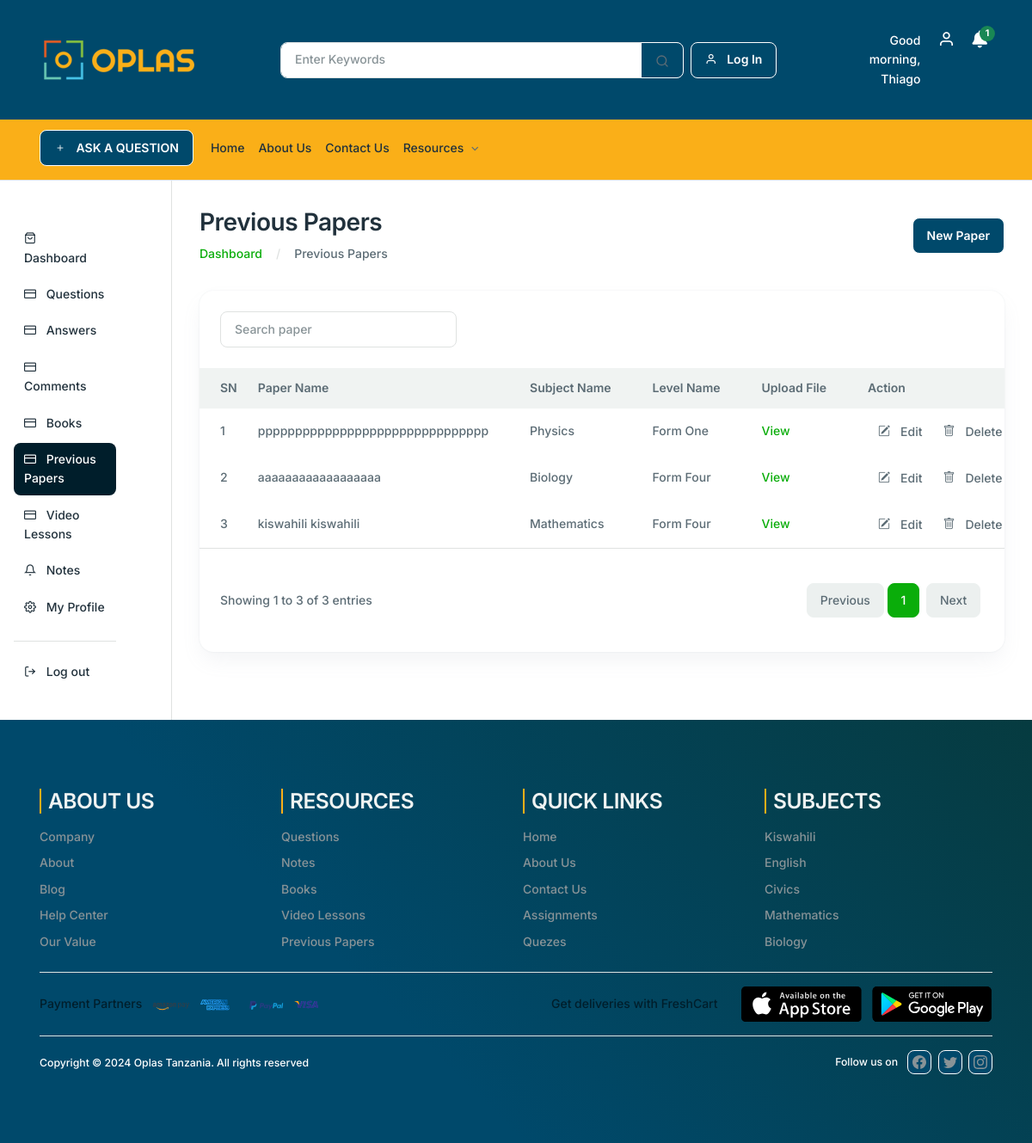
The page /backend-papers (signed in) on the database its author committed.
### base/models.py (models this page shows, shortened)
class Papers(models.Model):
    PaperName = models.CharField(max_length=100, verbose_name='Paper Name')
    SubjectName = models.ForeignKey(Subjects, on_delete=models.CASCADE, verbose_name='Subject Name')
    LevelName = models.ForeignKey(SchoolLevels, on_delete=models.CASCADE, verbose_name='Level Name')
    UploadFile = models.ImageField(upload_to="papers", max_length=500, null=True, verbose_name='Upload File')
    CreatedDate = models.DateTimeField(auto_now_add=True, verbose_name='Create Date')
    ModifiedDate = models.DateTimeField(auto_now=True, verbose_name='Modified Date')
    display_fields = ['PaperName','SubjectName','LevelName','UploadFile','CreatedDate','ModifiedDate']
    class Meta:
        verbose_name = 'Paper'
        verbose_name_plural = 'Papers'

class Subjects(models.Model):
    SubjectName = models.CharField(max_length=100, verbose_name='Subject Name')
    CreatedDate = models.DateTimeField(auto_now_add=True, verbose_name='Create Date')
    ModifiedDate = models.DateTimeField(auto_now=True, verbose_name='Modified Date')
    display_fields = ['SubjectName', 'CreatedDate','ModifiedDate']
    def __str__(self):
        return self.SubjectName
    class Meta:
        verbose_name = 'Subject'
        verbose_name_plural = 'Subjects'

class SchoolLevels(models.Model):
    LevelName = models.CharField(max_length=100, verbose_name='Level Name')
    level_order = models.IntegerField(unique=True, verbose_name='Level Order')
    CreatedDate = models.DateTimeField(auto_now_add=True, verbose_name='Create Date')
    ModifiedDate = models.DateTimeField(auto_now=True, verbose_name='Modified Date')
    display_fields = ['LevelName','CreatedDate','ModifiedDate']
    def __str__(self):
        return self.LevelName
    class Meta:
        verbose_name = 'School Level'
        verbose_name_plural = 'School Levels'

### base/views.py (the view)
# urls.py: path("backend-papers", views.BackendPapers, name="backend_papers"),
@login_required(login_url='home')
def BackendPapers(request):
    sitename = "PREVIOUS PAPERS | OPLAS TANZANIA"
    page_name = 'BackendPapers'
    papers = Papers.objects.all()
    if hasattr(request.user, 'teacher'):
        teacher_id = request.user.teacher.id
        subjects = Subjects.objects.filter(
            id__in=AssignToClasses.objects.filter(Teacher_id=teacher_id).values_list('Subject_id', flat=True)
        )
        levels = SchoolLevels.objects.filter(
            id__in=AssignToClasses.objects.filter(Teacher_id=teacher_id).values_list('School__SchoolLevel_id', flat=True)
        )
    else:
        subjects = Subjects.objects.all()
        levels = SchoolLevels.objects.all()
    query = request.GET.get('q', '')
    if query:
        papers = Papers.objects.filter(
            Q(PaperName__icontains=query) |
            Q(SubjectName__SubjectName__icontains=query) |
            Q(LevelName__LevelName__icontains=query)
        )
    else:
        papers = Papers.objects.all()
    paginator = Paginator(papers, 10)
    page_number = request.GET.get('page')
    try:
        papers = paginator.page(page_number)
    except PageNotAnInteger:
        papers = paginator.page(1)
    except EmptyPage:
        papers = paginator.page(paginator.num_pages)
    context = {
        'sitename': sitename,
        'page_name': page_name,
        'papers': papers,
        'subjects': subjects,
        'levels': levels,
    }
    return render(request, 'base/backend-papers.html', context)

### base/context_processors.py (called while the page is built)
def subject_context(request):
    subjects_context = Subjects.objects.all()
    return {'subjects_context': subjects_context}

def notifications_context(request):
    notifications = None
    if request.user.is_authenticated:
        try:
            notifications = request.user.notifications.all()
            unread_notifications = notifications.filter(is_read=False)
            if unread_notifications.exists():
                unread_notifications.update(is_read=True)
        except Notification.DoesNotExist:
            notifications = None
    return {'notifications': notifications}

def SubjectImage(request):
    subject_image = WebImages.objects.filter(ImageTitle='Subject').first()
    return {'subject_image': subject_image}

def NotesImage(request):
    notes_image = WebImages.objects.filter(ImageTitle='Notes').first()
    return {'notes_image': notes_image}

def BooksImage(request):
    book_image = WebImages.objects.filter(ImageTitle='Books').first()
    return {'book_image': book_image}

def PaperImage(request):
    paper_image = WebImages.objects.filter(ImageTitle='Paper').first()
    return {'paper_image': paper_image}

def RightAds(request):
    ads = WebImages.objects.filter(ImageTitle='Ads').first()
    return {'ads': ads}

def CarouselImages(request):
    carousel_images = WebImages.objects.filter(ImageTitle='Carousel').order_by('-id')
    return {'carousel_images': carousel_images}

### base/templates/base/backend-papers.html (shortened to what this page needs)
{% extends 'teacher-layout.html' %}
{% load static %}
{% block content %}
<div class="col-lg-10 col-md-10 col-12 mb-5">
   <div class="container-fluid">
       <div class="row mb-8 mt-8">
           <div class="col-md-12">
               <div class="d-md-flex justify-content-between align-items-center">
                   <div>
                       <h2>Previous Papers</h2>
                       <nav aria-label="breadcrumb">
                           <ol class="breadcrumb mb-0">
                               <li class="breadcrumb-item"><a href="{% url 'dashboard' %}">Dashboard</a></li>
                               <li class="breadcrumb-item" aria-current="page">Previous Papers</li>
                           </ol>
                       </nav>
                   </div>
                   <div>
                       <a href="#" class="btn btn-primary" data-bs-toggle="modal" data-bs-target="#paperUploadModal">New Paper</a>
                   </div>
               </div>
           </div>
       </div>
       <div class="row">
           <div class="col-xl-12 col-12 mb-5">
               <div class="card h-100 card-lg">
                   <div class="px-6 py-6">
                       <div class="row justify-content-between">
                           <div class="col-lg-4 col-md-6 col-12 mb-2 mb-lg-0">
                               <form class="d-flex" role="search" method="get" action="{% url 'backend_papers' %}">
                                   <input class="form-control" type="search" name="q" placeholder="Search paper" aria-label="Search" value="{{ request.GET.q }}">
                               </form>
                           </div>
                       </div>
                   </div>
                   <div class="card-body p-0">
                       <div class="table-responsive">
                           <table class="table table-centered table-hover text-nowrap table-borderless mb-0 table-with-checkbox">
                               <thead class="bg-light">
                                   <tr>
                                       <th>SN</th>
                                       <th>Paper Name</th>
                                       <th>Subject Name</th>
                                       <th>Level Name</th>
                                       <th>Upload File</th>
                                       <th>Action</th>
                                   </tr>
                               </thead>
                               <tbody>
                                 {% for paper in papers %}
                                 <tr>
                                     <td>{{ forloop.counter }}</td>
                                     <td>{{ paper.PaperName }}</td>
                                     <td>{{ paper.SubjectName }}</td>
                                     <td>{{ paper.LevelName }}</td>
                                     <td><a href="{{ paper.UploadFile.url }}" target="_blank">View</a></td>
                                     <td class="d-flex">
                                         <a class="dropdown-item" href="#" data-bs-toggle="modal" data-bs-target="#editPaperModal{{ paper.id }}" data-id="{{ paper.id }}" data-name="{{ paper.PaperName }}" data-subject="{{ paper.SubjectName }}" data-level="{{ paper.LevelName }}" style="cursor: pointer;">
                                             <i class="bi bi-pencil-square me-3"></i>
                                             Edit
                                         </a>
                                         <a class="dropdown-item" href="#" data-bs-toggle="modal" data-bs-target="#deleteConfirmModal{{ paper.id }}" data-id="{{ paper.id }}" style="cursor: pointer;">
                                             <i class="bi bi-trash me-3"></i>
                                             Delete
                                         </a>
                                     </td>
                                 </tr>
                             {% endfor %}
                               </tbody>
                           </table>
                       </div>
                   </div>
                   <div class="border-top d-md-flex justify-content-between align-items-center px-6 py-6">
                       <span>
                           Showing
                           {{ papers.start_index }} to {{ papers.end_index }} of {{ papers.paginator.count }} entries
                       </span>
                       <nav aria-label="Page navigation" class="mt-4">
                           <ul class="pagination justify-content-center">
                               {% if papers.has_previous %}
                                   <li class="page-item">
                                       <a class="page-link mx-1" href="?page={{ papers.previous_page_number }}&query={{ query }}" aria-label="Previous">
                                           Previous
                                       </a>
                                   </li>
                               {% else %}
                                   <li class="page-item disabled">
                                       <span class="page-link mx-1">Previous</span>
                                   </li>
                               {% endif %}
                               {% for num in papers.paginator.page_range %}
                                   {% if num <= 3 or num > papers.paginator.num_pages|add:"-2" or num == papers.number or num == papers.number|add:"-1" or num == papers.number|add:"1" %}
                                       <li class="page-item {% if papers.number == num %}active{% endif %}">
                                           <a class="page-link" href="?page={{ num }}&query={{ query }}">{{ num }}</a>
                                       </li>
                                   {% elif num == 4 or num == papers.paginator.num_pages|add:"-3" %}
                                       <li class="page-item disabled"><span class="page-link">...</span></li>
                                   {% endif %}
                               {% endfor %}
                               {% if papers.has_next %}
                                   <li class="page-item">
                                       <a class="page-link mx-1" href="?page={{ papers.next_page_number }}&query={{ query }}" aria-label="Next">
                                           Next
                                       </a>
                                   </li>
                               {% else %}
                                   <li class="page-item disabled">
                                       <span class="page-link mx-1">Next</span>
                                   </li>
                               {% endif %}
                           </ul>
                       </nav>
                   </div>
               </div>
           </div>
       </div>
   </div>
</div>
{% endblock %}

### static/assets/css/custom-css.css (style rules this page uses)
.btn { background-color: #00496b !important; border: var(--fc-btn-border-width) solid #fff !important; }

### templates/teacher-layout.html (style rules this page uses)
.breadcrumb-item + .breadcrumb-item::before { content: var(--fc-breadcrumb-divider,"/") !important; }

### rows shown on the page
Papers: PaperName "ppppppppppppppppppppppppppppppp", SubjectName "Physics", LevelName "Form One"
Papers: PaperName "aaaaaaaaaaaaaaaaaa", SubjectName "Biology", LevelName "Form Four"
Papers: PaperName "kiswahili kiswahili", SubjectName "Mathematics", LevelName "Form Four"

### other values the page prints
{{ papers.start_index }} "1"
{{ papers.end_index }} "3"
{{ papers.paginator.count }} "3"
{{ num }} "1"
